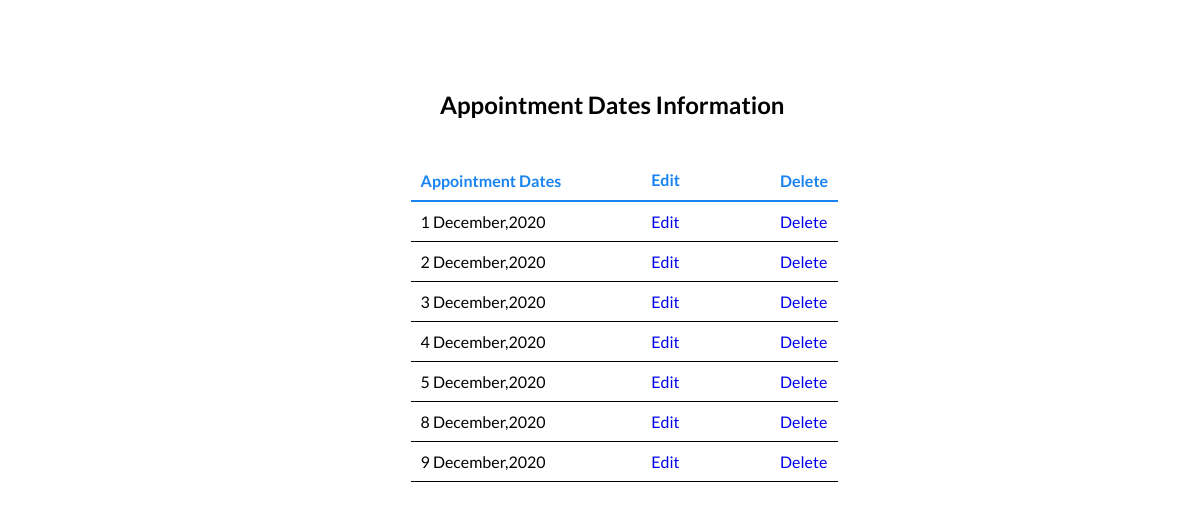
The page /adminregview.php on the database its author committed.
### tables this page shows
CREATE TABLE `adminreg` (
  `ser` int(3) NOT NULL,
  `regdate` varchar(20) NOT NULL
);

### adminregview.php (the view, shortened to what this page needs)
<!doctype html>
<html lang=en>
<head>
<link rel="stylesheet" type="text/css" href="adminregview.css">
</head>
<body>
<div id="container">
<div id="content">
<h2 class="page">Appointment Dates Information</h2>
<?php
require('connect-mysql.php');
$q = "SELECT ser,regdate  FROM adminreg";
$result = @mysqli_query ($dbcon, $q);
if ($result) {
				echo '<table class="table">
				<tr class="heading"><td class="col head"><b>Appointment Dates</b></td><td><b class="col head">Edit</b></td>
                <td class="last"><b>Delete</b></td></tr>';
				while ($row = mysqli_fetch_array($result, MYSQLI_ASSOC)) {
				echo '<tr class="heading2"><td class="col">' . $row['regdate'] . '</td>
				<td class="col"><a class="und" href="edit_appointinfo.php?id=' . $row['ser'] . '">Edit</a></td>
                <td class="last1"><a class="und" href="deleteappoint.php?id=' . $row['ser'] . '">Delete</a></td></tr>'; }
				echo '</table>';
			   }
else {
		echo '<p class="error">The current users could not be retrieved. We apologize
		for any inconvenience.</p>';
		echo '<p>' . mysqli_error($dbcon) . '<br><br>Query: ' . $q . '</p>';
     }
?>
</div>
</div>
</body>
</html>

### adminregview.css (style rules this page uses)
.col { font-family: 'Lato', sans-serif; padding-right:80px; }
.head { color: #1984f1; font-family: 'Lato', sans-serif; }
.heading { color: black; border-bottom: 2px solid #1984f1; }
table { border-collapse: collapse; margin-left: 34%; margin-top: 160px; }
.heading2 { border-bottom:1px solid black; }
.page { position: absolute; top: 70px; margin-left: 36%; color: black; font-family: 'Lato', sans-serif; }
td { padding: 10px; }
.last { color: #1984f1; font-family: 'Lato', sans-serif; }
.last1 { font-family: 'Lato', sans-serif; }
.und { text-decoration: none; }

### rows shown on the page
adminreg: regdate "1 December,2020"
adminreg: regdate "2 December,2020"
adminreg: regdate "3 December,2020"
adminreg: regdate "4 December,2020"
adminreg: regdate "5 December,2020"
adminreg: regdate "8 December,2020"
adminreg: regdate "9 December,2020"
